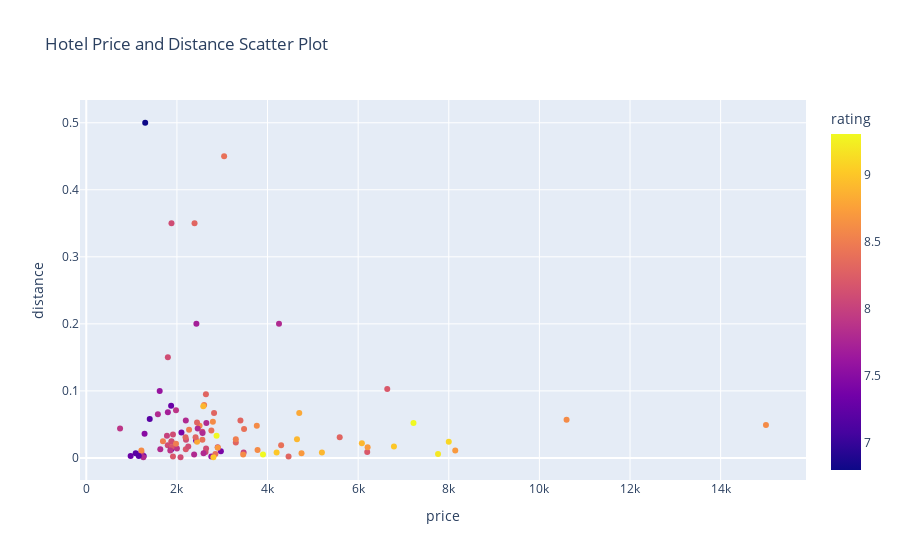

Write notebook code for a chart like this one.
### Code cell
location_input = 'Taipei'  # Replace with your desired location
checkin_date_input = '2023-12-14'  # Replace with your desired check-in date
checkout_date_input = '2023-12-15'  # Replace with your desired check-out date

result = fetch_booking_data(location_input, checkin_date_input, checkout_date_input)

### Figure 1 — Plotly figure (JSON) as saved in the notebook; plotly's stock layout.template omitted (floating-point values rounded to 4 significant figures)
{"data": [{"customdata": [[7.3], [8.6], [7.9], [8.1], [9.3], [8.8], [8.6], [8.3], [8.3], [7.9], [7.8], [8.6], [8.1], [9], [8.3], [8.1], [8.5], [7.9], [8.4], [8.1], [8.2], [8.7], [9.3], [8.3], [8.5], [8.2], [9.2], [8.9], [8.4], [7.2], [8.1], [7.6], [7.5], [7.8], [7.9], [8.4], [6.8], [8.2], [7.8], [9.1], [8.6], [7.2], [8.3], [7.6], [8.6], [8.1], [8.1], [8.2], [7.3], [8], [9.3], [7.6], [8.1], [7.7], [8.6], [7.4], [8.3], [7.8], [8.8], [9], [8.5], [8.3], [7.9], [8.7], [7.2], [8.9], [8.1], [8.1], [7.4], [7.3], [8], [7.9], [7.7], [8.6], [7.4], [8.9], [8.5], [9], [8.4], [8.3], [7.8], [8.5], [7.8], [8.1], [8.3], [8.1], [8.6], [8.7], [8.9], [8.4], [8.4], [7.8], [8.3], [8.6], [7.8], [7.2], [8.7], [7.8], [8.2], [7.8]], "hovertemplate": "<b>%{hovertext}</b><br><br>price=%{x}<br>distance=%{y}<br>rating=%{marker.color}<extra></extra>", "hovertext": ["沃客商旅 - 成功館", "苓旅中山館-Lininn ZhongShan", "華水亭", "優美飯店-雙連MRT", "合星青年旅館", "板橋凱撒大飯店", "Wonderwall美好境界西門館", "洛碁大飯店南港館", "台北凱達大飯店", "窩旅舍", "千彩格精品旅店", "喜瑞飯店", "谷墨商旅", "和苑三井花園飯店台北忠孝", "洛碁大飯店松山館", "趣旅館．林森館", "宜家商旅", "意芙旅店 Ifinn Hotel", "路境行旅-府前館", "苓旅-站前 Lin Inn TMS", "台北六福萬怡酒店", "台北北門世民酒店", "美福大飯店", "台北馥敦飯店復南館", "新凱商務飯店", "台北漢來大飯店", "台北時代寓所-希爾頓啟繽精選酒店", "丹迪旅店- 天母店", "悠趣旅店", "泊居旅店 Oursinn Hotel", "台北碧瑤飯店 Hotel B", "洛碁大飯店山水閣", "喜客商旅 Seeker Hotel - Sanchong", "華大旅店-南西館", "漫映旅舍", "旅樂序精品旅館站前五館", "新獅城商務旅店", "昇美精品旅店", "Sunrise Hotel", "台北國泰萬怡酒店", "台北W 酒店", "沃客商旅 - 三重館", "艾爾行旅", "唯樂米窩", "雀客旅館新北蘆洲", "台北旅坊", "RF富裕自由旅店 - 林森館", "葳皇時尚飯店", "上格大飯店", "洛碁大飯店中華館", "信星青年旅館- 台北車站", "品格子旅店北車館", "台北互舍酒店 - 試營運", "約克設計旅店", "悠逸商旅台北士林", "101艾美琪旅店六星級背包客", "T.O. Hotel 台北車站", "陽光士林珮柏旅館", "多郎明哥商務旅館", "北門臥客青年旅舍", "晴悅旅店", "怡品商旅", "貴族商務飯店", "晶華酒店", "貝斯特旅店", "和逸飯店．台北忠孝館", "南陽街壹號旅店", "艾捷天麗", "探索汽車旅館-延平舘", "沃客商旅 承德館", "雅莊商務旅館", "I Play Inn TP", "正點商務旅店", "台北萬豪酒店", "嘉賓閣溫泉會館", "台北亞都麗緻大飯店", "Simple+ 飯店", "丹迪旅店-天津店", "洛碁大飯店三貝茲", "天閣酒店台北信義", "雀客旅館台北信義", "天雲旅棧台北基河館", "台北桃禧大飯店", "雲沐行旅", "城市商旅- 南東館", "皇后旅店二館", "見潭璞旅", "寒居酒店", "兄弟大飯店", "台北東旅", "松哖酒店", "RF富裕自由商旅 - 忠孝館", "洛碁大飯店建北館", "富逸旅趣-北車開封館", "台北集賢商旅", "睡覺盒子青年旅館", "台北星辰大飯店", "美亞商旅", "洛碁大飯店舞衣南京館", "家賓旅店"], "legendgroup": "", "marker": {"color": [7.3, 8.6, 7.9, 8.1, 9.3, 8.8, 8.6, 8.3, 8.3, 7.9, 7.8, 8.6, 8.1, 9, 8.3, 8.1, 8.5, 7.9, 8.4, 8.1, 8.2, 8.7, 9.3, 8.3, 8.5, 8.2, 9.2, 8.9, 8.4, 7.2, 8.1, 7.6, 7.5, 7.8, 7.9, 8.4, 6.8, 8.2, 7.8, 9.1, 8.6, 7.2, 8.3, 7.6, 8.6, 8.1, 8.1, 8.2, 7.3, 8, 9.3, 7.6, 8.1, 7.7, 8.6, 7.4, 8.3, 7.8, 8.8, 9, 8.5, 8.3, 7.9, 8.7, 7.2, 8.9, 8.1, 8.1, 7.4, 7.3, 8, 7.9, 7.7, 8.6, 7.4, 8.9, 8.5, 9, 8.4, 8.3, 7.8, 8.5, 7.8, 8.1, 8.3, 8.1, 8.6, 8.7, 8.9, 8.4, 8.4, 7.8, 8.3, 8.6, 7.8, 7.2, 8.7, 7.8, 8.2, 7.8], "coloraxis": "coloraxis", "symbol": "circle"}, "mode": "markers", "name": "", "orientation": "v", "showlegend": false, "type": "scatter", "x": [1267, 1880, 1215, 2644, 2875, 4700, 1216, 2640, 3300, 745, 1633, 3780, 1880, 6790, 2820, 1798, 2601, 1920, 2849, 1880, 6200, 4750, 7221, 5593, 1692, 6642, 7763, 2582, 2562, 1877, 2200, 2759, 1286, 1260, 2000, 3042, 1300, 2196, 2380, 8000, 15000, 1158, 2190, 1869, 2794, 2250, 2632, 1880, 979, 3472, 3900, 1620, 2900, 2430, 2500, 2423, 2389, 2650, 2445, 2805, 1980, 2412, 1980, 8143, 1400, 5200, 1800, 2560, 2100, 1872, 1780, 1854, 1800, 10600, 2970, 6082, 3300, 4200, 2760, 3402, 2459, 2268, 2588, 1913, 2444, 2080, 3763, 6209, 4650, 3482, 4300, 2566, 4464, 3463, 2196, 1090, 2903, 4253, 1913, 1580], "xaxis": "x", "y": [0.003, 0.024, 0.008, 0.014, 0.033, 0.067, 0.011, 0.095, 0.023, 0.044, 0.013, 0.012, 0.025, 0.017, 0.067, 0.019, 0.079, 0.016, 0.006, 0.35, 0.009, 0.007, 0.052, 0.031, 0.025, 0.103, 0.006, 0.077, 0.027, 0.013, 0.027, 0.002, 0.036, 0.001, 0.014, 0.45, 0.5, 0.013, 0.005, 0.024, 0.049, 0.003, 0.031, 0.014, 0.054, 0.017, 0.009, 0.016, 0.003, 0.008, 0.005, 0.1, 0.016, 0.2, 0.048, 0.026, 0.35, 0.052, 0.024, 0.001, 0.021, 0.031, 0.071, 0.011, 0.058, 0.008, 0.15, 0.039, 0.038, 0.078, 0.033, 0.011, 0.068, 0.057, 0.01, 0.022, 0.028, 0.008, 0.041, 0.056, 0.044, 0.042, 0.007, 0.035, 0.053, 0.001, 0.048, 0.016, 0.028, 0.043, 0.019, 0.037, 0.002, 0.005, 0.056, 0.007, 0.015, 0.2, 0.002, 0.065], "yaxis": "y"}], "layout": {"coloraxis": {"colorbar": {"title": {"text": "rating"}}, "colorscale": [[0, "#0d0887"], [0.1111, "#46039f"], [0.2222, "#7201a8"], [0.3333, "#9c179e"], [0.4444, "#bd3786"], [0.5556, "#d8576b"], [0.6667, "#ed7953"], [0.7778, "#fb9f3a"], [0.8889, "#fdca26"], [1, "#f0f921"]]}, "legend": {"tracegroupgap": 0}, "title": {"text": "Hotel Price and Distance Scatter Plot"}, "xaxis": {"anchor": "y", "domain": [0, 1], "title": {"text": "price"}}, "yaxis": {"anchor": "x", "domain": [0, 1], "title": {"text": "distance"}}}}
